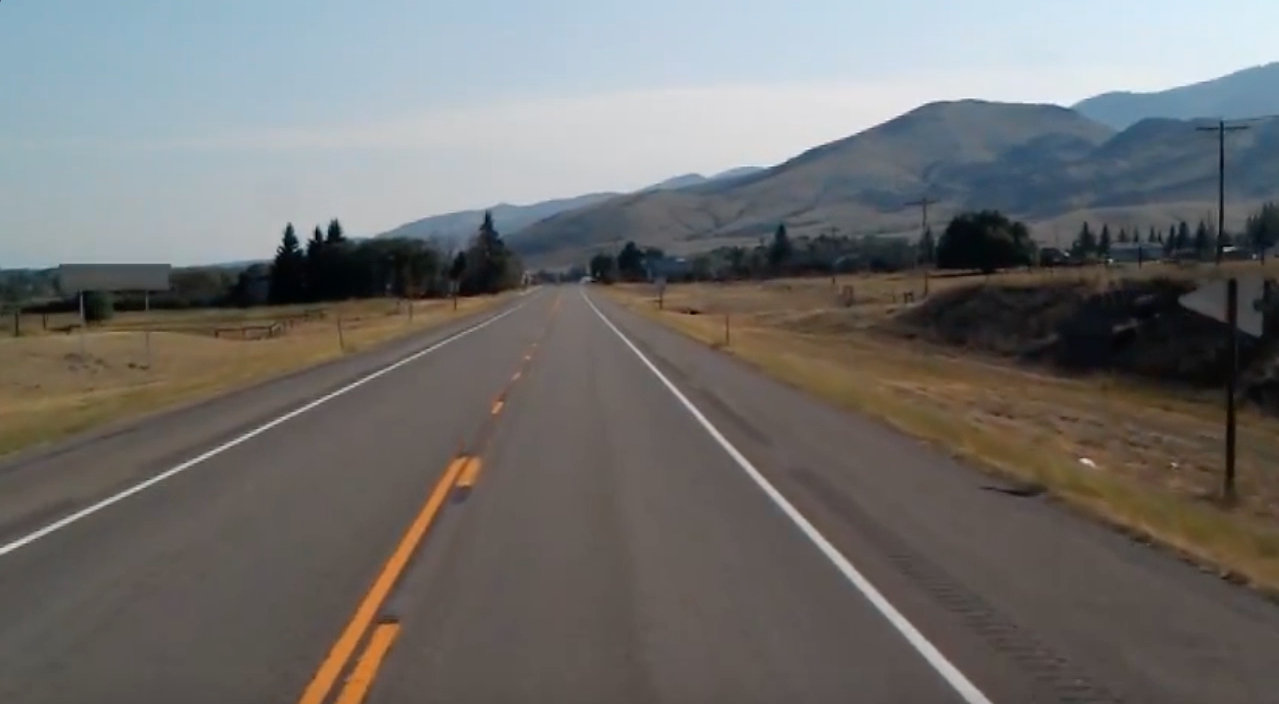
#> input picture Road_Lane_Detection/lane_image.jpg, 1279 x 704 px
$ jupyter execute road_lane_detection.ipynb
#> lines starting #> are read from the running program, lines starting #| are printed output that depends on the picture; after the words box and inside, x2 and y2 are one past the last pixel; in counts of white or black regions, pixels touching at a corner belong together; pictures that were not available may be replaced by others from this repository, and a replacement may not be noted
[cell 1]
import cv2
from matplotlib import pyplot as plt
import numpy as np
import math

[cell 2]
#Load the Image
image = cv2.imread("lane_image.jpg")
#> image is the input picture: shape (704, 1279, 3); mean B, G, R 109.7, 111.3, 112.3
#image = cv2.imread("test.png")
image = image.astype('uint8')

[cell 3]
#Show Image
plt.imshow(image)

[cell 4]
def detect_edges(img):
    """
    Input: image
    Return: preprocessed image
    """
    #Grayscale
    grayscale_image = cv2.cvtColor(img, cv2.COLOR_RGB2GRAY)
    #Blur image - gaussian filter
    blurred_image_gaussian = cv2.GaussianBlur(grayscale_image, (5,5),0)
    #Edge detection
    edges_gaussian = cv2.Canny(blurred_image_gaussian, 50, 100)
    return edges_gaussian

[cell 5]
plt.imshow(detect_edges(image))
#> in detect_edges, `edges_gaussian = cv2.Canny(blurred_image_gaussian, 50, 100)`:
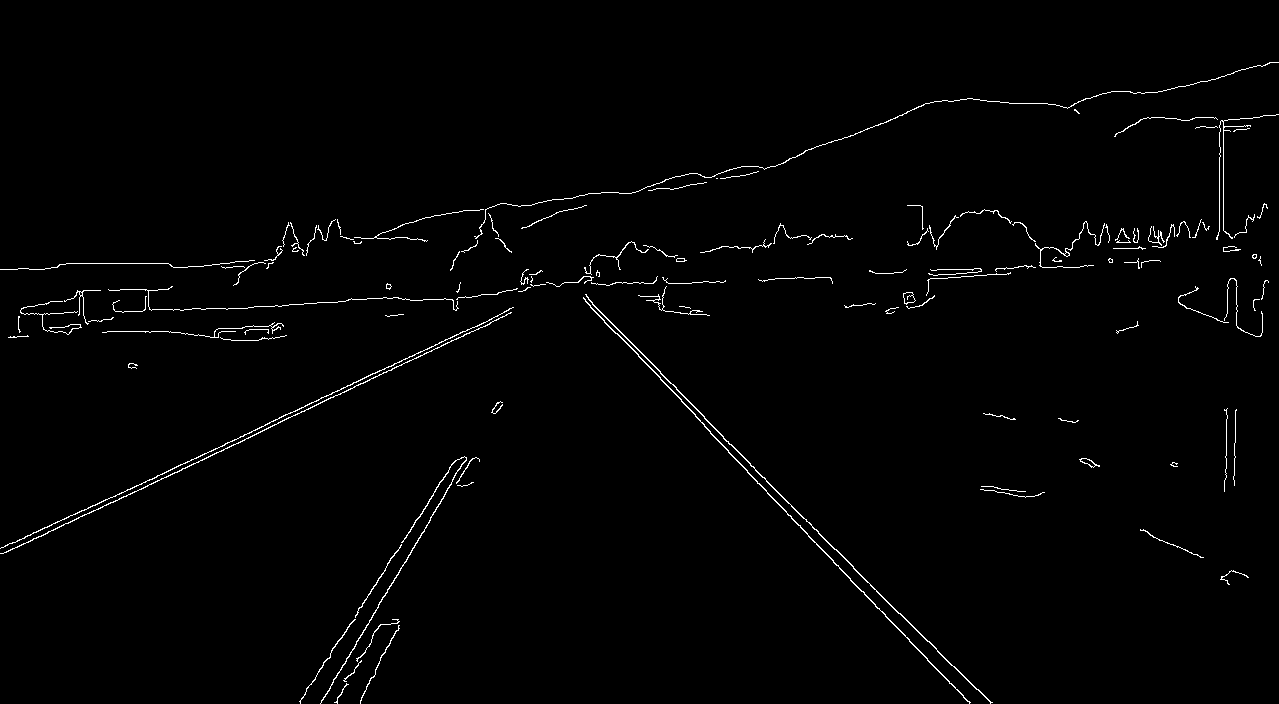
#> edges_gaussian: shape (704, 1279); 1.3% white in thin lines or dots

[cell 6]
#height and width of image
image_height = image.shape[0]
#> image_height = 704
image_width = image.shape[1]
#> image_width = 1279
def mask_image(image):
    """
    Mask the image for displaying only the area of interest
    Input: image
    Return: masked image
    """
    #coordinates for masking the image
    coordinates = np.array([[(200, image_height), (550, 300), (600, 300), (1050, image_height)]])
    #create mask with zeros
    mask = np.zeros_like(image)
    cv2.fillPoly(mask, coordinates, 255)
    masked_image = cv2.bitwise_and(image, mask)
    return masked_image

[cell 7]
test = mask_image(image)
plt.imshow(test)

[cell 8]
#function call
preprocessed_image = detect_edges(image)
masked_image = mask_image(preprocessed_image)
#> in mask_image (call 2), `cv2.fillPoly(mask, coordinates, 255)`: mask: shape (704, 1279); 20.2% white; 1 white region, box (x1, y1, x2, y2) and area: (200, 300, 1050, 704) 182025
#> in mask_image (call 2), `masked_image = cv2.bitwise_and(image, mask)`: masked_image: shape (704, 1279); 0.3% white in thin lines or dots, all inside (x1, y1, x2, y2) = (299, 300, 993, 704)

[cell 9]
#plot the image
plt.imshow(masked_image)

[cell 10]
def line_parameters(image, line):
    """
    Calculate the line coordinates for left and right "street-line"
    Input: Image, line = numpy ndarray
    Return: line coordinates as list()
    """
    if line.size == 1:
        return np.array([0,0,0,0])
    else:
        slope, intercept = line
        y1 = image.shape[0]
        y2 = int(y1 * (3 / 5))
        x1 = int((y1 - intercept) / slope)
        x2 = int((y2 - intercept) / slope)
        return np.array([x1, y1, x2, y2])

[cell 11]
def get_lines(image):
    """
    Hough line transformation to detect shapes (lines)
    Input: Image
    Return: numpy ndarray
    """
    lines = cv2.HoughLinesP(image, 2, np.pi / 180, 100,  np.array([]), minLineLength = 40,  maxLineGap = 5)
    return lines

[cell 12]
def compute_lines(lines, img):
    """
    Splits the detected lines of the Hough transformation into right and left line
    and calculate th average of them
    Input: lines - numpy ndarray, image
    Return: displayed calculated lines on the original image
    """
    right_line = []
    left_line = []

    #iterate over all values from hough transform and split it to x and y coordinates
    for i in range(lines.shape[0]):
        x1 = lines[i][0][0]
        y1 = lines[i][0][1]
        x2 = lines[i][0][2]
        y2 = lines[i][0][3]
        #create a straight line equation
        parameter = np.polyfit((x1, x2), (y1,y2), 1)
        #split parameter from equation
        slope = parameter[0]
        intercept = parameter[1]
        #check if slope positive or negative

        if slope < 0:
            left_line.append((slope, intercept))
        else:
            right_line.append((slope, intercept))

    #average the positive and negative line to get only one line
    line_1_average = np.average(right_line, axis=0)
    line_2_average = np.average(left_line, axis=0)

    right_line_params = line_parameters(img, line_1_average)
    left_line_params = line_parameters(img, line_2_average)

    params = []
    params.append(right_line_params)
    params.append(left_line_params)
    return params

[cell 13]
def display_lines(lines, img):
    """
    Display the computed lines on image
    Input: Image, lines = list()
    Return: Display lines
    """
    #Create empty image (black)
    line_image = np.zeros_like(img)
    #iterate over all coordinates and display the lines
    if lines is not None:
        for x1, y1, x2, y2 in lines:
            cv2.line(line_image, (int(x1), int(y1)), (int(x2), int(y2)), (255, 0, 0), 10)
    return line_image

[cell 14]
#Combine the function to get the task to work
edges = detect_edges(image)
masked_image = mask_image(edges)
lines = get_lines(masked_image)
#> in get_lines, `lines = cv2.HoughLinesP(image, 2, np.pi / 180, 100,  np.array([]), min..`: lines = [[787, 514, 969, 702], [704, 418, 927, 641], [320, 703, 451, 484], [617, 333, 695, 414], [428, 501, 454, 461], [592, 304, 704, 416], [299, 701, 350, 623], [366, 599, 418, 517], [704, 426, 807, 533], [935, 648, 990, 702], [660, 379, 710, 431], [660, 373, 754, 467]]
computed_lines = compute_lines(lines, image)
#> the loop in compute_lines, `for i in range(lines.shape[0]):` made 12 passes
#> (x1, y1, x2, y2, slope, intercept) on passes 1 to 12: (787, 514, 969, 702, 1.03, -298.9), (704, 418, 927, 641, 1, -286), (320, 703, 451, 484, -1.67, 1238), (617, 333, 695, 414, 1.04, -307.7), (428, 501, 454, 461, -1.54, 1159.5), (592, 304, 704, 416, 1, -288), (299, 701, 350, 623, -1.53, 1158.3), (366, 599, 418, 517, -1.58, 1176.2), (704, 426, 807, 533, 1.04, -305.3), (935, 648, 990, 702, 0.982, -270), (660, 379, 710, 431, 1.04, -307.4), (660, 373, 754, 467, 1, -287)
#> after the loop in compute_lines, `for i in range(lines.shape[0]):`: left_line = [(-1.67, 1238), (-1.54, 1159.5), (-1.53, 1158.3), (-1.58, 1176.2)]; right_line = [(1.03, -298.9), (1, -286), (1.04, -307.7), (1, -288), (1.04, -305.3), (0.982, -270), (1.04, -307.4), (1, -287)]
#> in compute_lines, `line_1_average = np.average(right_line, axis=0)`: line_1_average = [1.02, -293.8]
#> in compute_lines, `line_2_average = np.average(left_line, axis=0)`: line_2_average = [-1.58, 1183]
#> in line_parameters, `slope, intercept = line`: slope = 1.02; intercept = -293.8
#> in line_parameters, `x1 = int((y1 - intercept) / slope)`: x1 = 981
#> in line_parameters, `x2 = int((y2 - intercept) / slope)`: x2 = 704
#> in compute_lines, `right_line_params = line_parameters(img, line_1_average)`: right_line_params = [981, 704, 704, 422]
#> in compute_lines, `left_line_params = line_parameters(img, line_2_average)`: left_line_params = [303, 704, 481, 422]
#> computed_lines = [[981, 704, 704, 422], [303, 704, 481, 422]]
line_image = display_lines(computed_lines, image)
#> the loop in display_lines, `for x1, y1, x2, y2 in lines:` made 2 passes
#combine the original image with the computed lines
processed_image = cv2.addWeighted(image, 0.8, line_image, 1, 1)
plt.imshow(processed_image)

[cell 15]
cap = cv2.VideoCapture("lane_video.mp4")
while(cap.isOpened()):
    _, frame = cap.read()
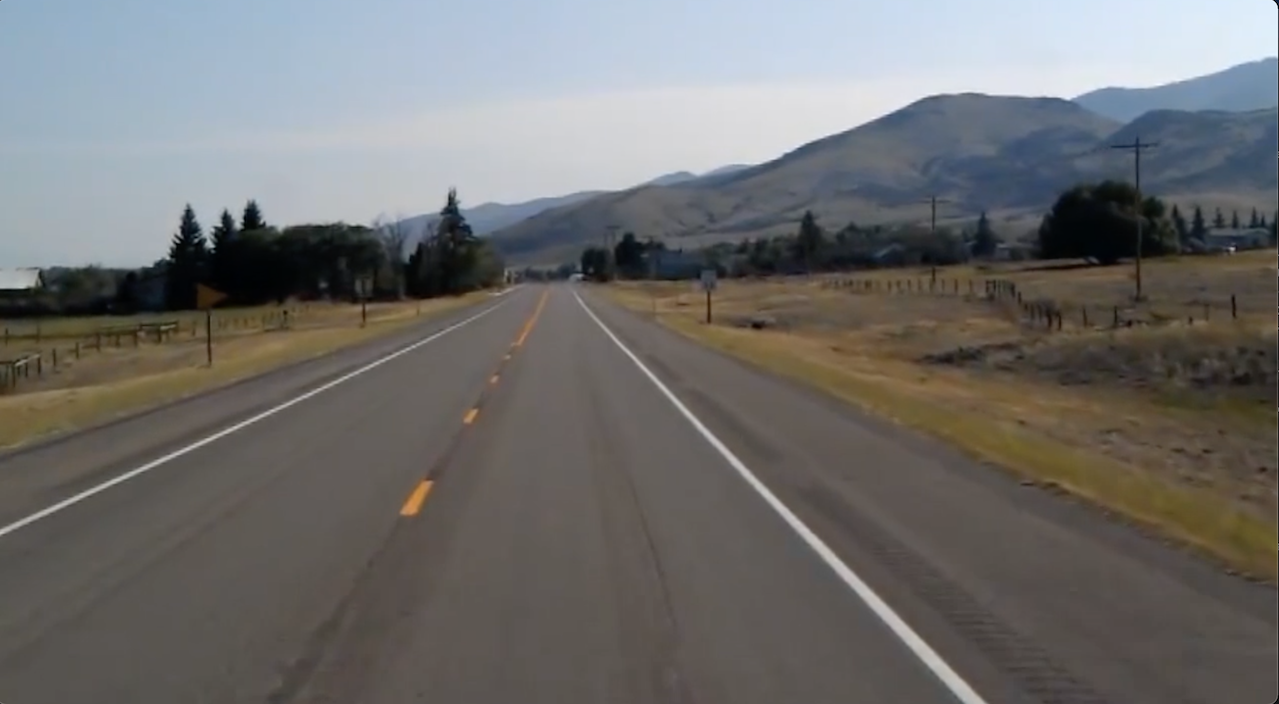
#> input picture Road_Lane_Detection/test.png, 1279 x 704 px, given in place of lane_video.mp4, which was not available
#> frame is the input picture: shape (704, 1279, 3); mean B, G, R 109.4, 110.5, 111.3
    edges = detect_edges(frame)
#> in detect_edges (call 4), `edges_gaussian = cv2.Canny(blurred_image_gaussian, 50, 100)`: edges_gaussian: shape (704, 1279); 1.2% white in thin lines or dots
    masked_image = mask_image(edges)
#> in mask_image (call 4), `masked_image = cv2.bitwise_and(image, mask)`:
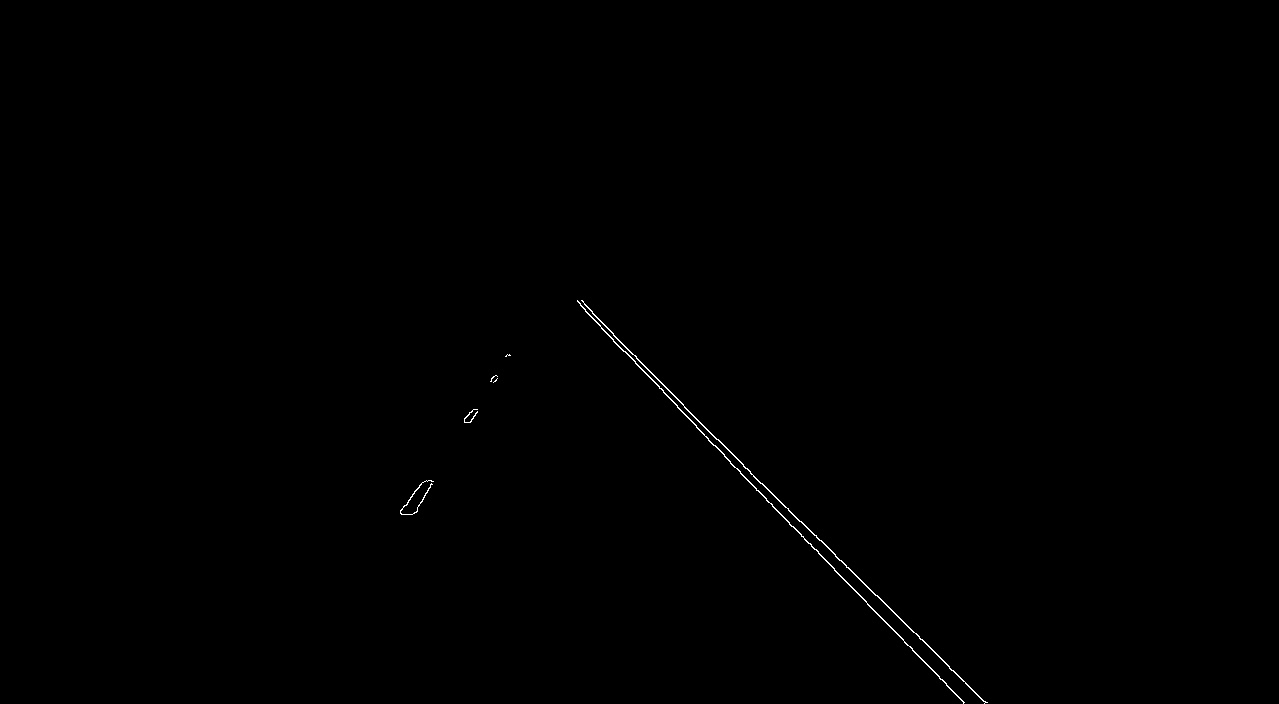
#> masked_image: shape (704, 1279); 0.2% white in thin lines or dots, all inside (x1, y1, x2, y2) = (400, 300, 988, 704)
    lines = get_lines(masked_image)
#> lines = [[748, 480, 963, 702], [938, 656, 985, 702], [801, 521, 875, 595], [685, 414, 756, 490], [692, 415, 750, 471], [592, 313, 683, 404], [861, 580, 947, 664], [631, 358, 687, 417], [613, 335, 720, 442], [755, 488, 827, 562]]
    computed_lines = compute_lines(lines, frame)
#> the loop in compute_lines (call 2), `for i in range(lines.shape[0]):` made 10 passes
#> (x1, y1, x2, y2, slope, intercept) on passes 1 to 10: (748, 480, 963, 702, 1.03, -292.4), (938, 656, 985, 702, 0.979, -262), (801, 521, 875, 595, 1, -280), (685, 414, 756, 490, 1.07, -319.2), (692, 415, 750, 471, 0.966, -253.1), (592, 313, 683, 404, 1, -279), (861, 580, 947, 664, 0.977, -261), (631, 358, 687, 417, 1.05, -306.8), (613, 335, 720, 442, 1, -278), (755, 488, 827, 562, 1.03, -288)
#> computed_lines = [[975, 704, 696, 422], [0, 0, 0, 0]]
    line_image = display_lines(computed_lines, frame)
#> the loop in display_lines (call 2), `for x1, y1, x2, y2 in lines:` made 2 passes
    processed_image = cv2.addWeighted(frame, 0.8, line_image, 1, 1)
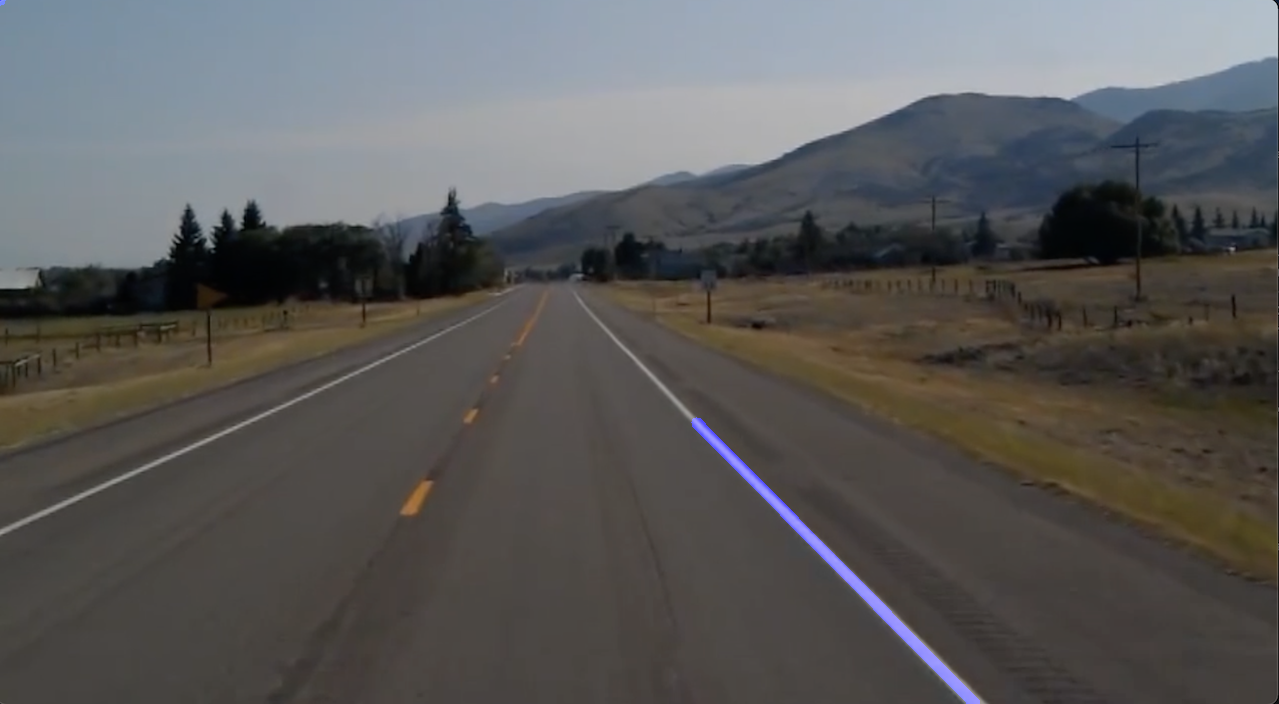
#> processed_image: shape (704, 1279, 3); mean B, G, R 89.2, 89.4, 90
    cv2.imshow("result", processed_image)
    #cv2.imshow("result", masked_image)
    if cv2.waitKey(1) & 0xFF == ord('q'):
#> (key q is pressed here)
        break
cap.release()
cv2.destroyAllWindows()
